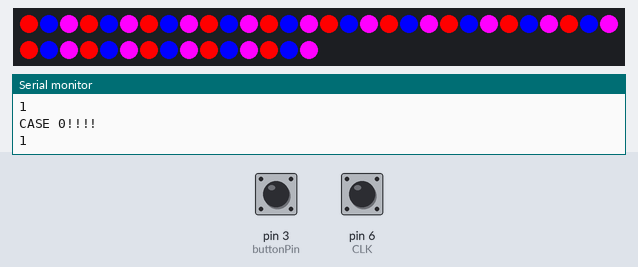
This sketch was run on a simulated Arduino Mega 2560, built with avr-gcc and run on an emulated ATmega2560. On the bench: 45 RGB LEDs in strip order, left to right, continuing on the next row, the last lines printed to the serial monitor. Inputs (shaded band) come from the test bench; at power-on: pin 3 (buttonPin) LOW, pin 6 (CLK) HIGH. Dim RGB values are drawn brighter than linear.

Above: at 0.7 s.
1.3 s: pin 3 (buttonPin) pulled HIGH for 0.15 s
At 1.95 s:
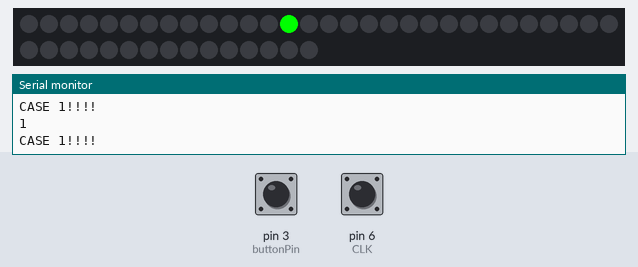
3.9 s: pin 3 (buttonPin) pulled HIGH for 1 s
At 4.15 s:
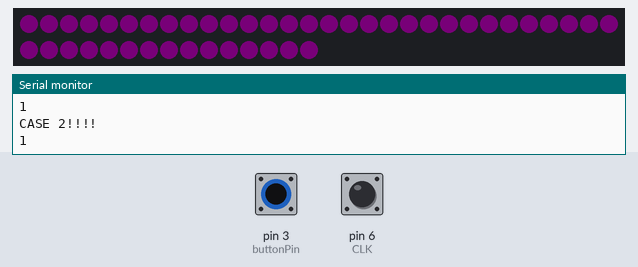

Measured:
- after the input at 1.3 s, the LEDs: first change after 0.18 s (image 1 shows a later state)
- after the input at 3.9 s, the LEDs: first change at once (image 2 shows a later state)
- what the display in image 0 shows lasts 0.6 s, from 0.6 s to 1.2 s

The sketch:

final.ino
```cpp
#include <Adafruit_NeoPixel.h>

Adafruit_NeoPixel strip(45, 10);
int state = 0;
int buttonPin = 3;
boolean currentState = false;
boolean prevState = false;

//////// ROTARY ENCODER ////////////


int SW = 4;
int DT = 5;
int CLK = 6;

int currentState2;
int lastState2;
String currentDir = "";


///////////////////////


void setup() {
  // put your setup code here, to run once:
  Serial.begin(9600);

  strip.begin();

    pinMode(CLK, INPUT);
  pinMode(DT, INPUT);
  //  pinMode(SW, INPUT_PULLUP);
  lastState2 = digitalRead(CLK);

}

void loop() {


calculateRpm();

  /// Button

  prevState = currentState;


  currentState = debounce(buttonPin, prevState);

  if (currentState == true && prevState == false) {
    state++;
  }

  // if statement to return to state 0
  if (state > 4) {
    state = 0;
  }


  switch (state) {
    case 0:
      //strip.clear();
      colorChange(strip.Color(255, 0, 255), strip.Color(255, 0, 0), strip.Color(0, 0, 255), 500);
      strip.show();
      Serial.println("CASE 0!!!!");
      break;

    case 1:
      strip.clear();
      bouncingLight(strip.Color(0, 255, 0), 20);
      strip.show();
      Serial.println("CASE 1!!!!");
      break;

    case 2:
      //strip.clear();
      bouncingBrightness(strip.Color(255, 0, 255), 2);
      strip.show();
      Serial.println("CASE 2!!!!");
      break;

    case 3:
      strip.clear();
      loopingLight(strip.Color(255, 0, 255), 50);
      strip.show();
      Serial.println("CASE 3!!!!");
      break;
    case 4:

  calculateRpm();
 Serial.println("CASE 4!!!!");
      break;


  }

}

// debounce
boolean debounce(int buttonPin, boolean prevButtonReading) {
  // get current reading of a button
  boolean currentReading = digitalRead(buttonPin);

  // compare the current reading to the previous reading
  if (currentReading == true && prevButtonReading == false) {
    delay(20);
  }

  // return the reading
  return currentReading;
}

/// PART 4
void colorChange(uint32_t c1, uint32_t c2, uint32_t c3, int waitTime) {
  static int state = 0;
  static unsigned long startTime = millis();
  unsigned long currentTime = millis();

  if (currentTime - startTime >= waitTime) {
    state++;
    //strip.clear()
    startTime = millis();
    if (state > 2) {
      state = 0;
    }
  }

  if (state == 0) {
    for (int index = 0; index < strip.numPixels(); index ++) {
      // check for color one
      if (index % 3 == 0) {
        strip.setPixelColor(index, c1);
      } else if (index % 3 == 1) {
        strip.setPixelColor(index, c2);
      } else if (index % 3 == 2) {
        strip.setPixelColor(index, c3);
      }
      strip.show();
    }
  }

  if (state == 1) {
    for (int index = 0; index < strip.numPixels(); index ++) {
      // check for color one
      if (index % 3 == 0) {
        strip.setPixelColor(index, c2);
      } else if (index % 3 == 1) {
        strip.setPixelColor(index, c3);
      } else if (index % 3 == 2) {
        strip.setPixelColor(index, c1);
      }
      strip.show();
    }
  }

  if (state == 2) {
    for (int index = 0; index < strip.numPixels(); index ++) {
      // check for color one
      if (index % 3 == 0) {
        strip.setPixelColor(index, c3);
      } else if (index % 3 == 1) {
        strip.setPixelColor(index, c1);
      } else if (index % 3 == 2) {
        strip.setPixelColor(index, c2);
      }
      strip.show();
    }
  }


}

//// PART 2

void bouncingLight(uint32_t aColor, int aWaitTime) {
  static boolean isIncreasing = true;
  static int index = 0;
  static unsigned long startTime = millis();
  unsigned long currentTime = millis();

  if (isIncreasing == true) {
    if (currentTime - startTime >= aWaitTime) {
      index++;
      //strip.clear();
      startTime = millis();

      // if you reach the end of the strip, then reset the index
      if (index >= strip.numPixels() - 1) {
        isIncreasing = false;
      }
    }

    // turn on current neopixel
    strip.setPixelColor(index, aColor);
    strip.show();
  }

  if (isIncreasing == false) {
    if (currentTime - startTime >= aWaitTime) {
      index--;
      //strip.clear();
      startTime = millis();
      if (index <= 0) {
        isIncreasing = true;
      }
    }

    // turn on current neopixel
    strip.setPixelColor(index, aColor);
    strip.show();
  }
}

//// PART 3

void bouncingBrightness(uint32_t aColor, int aWaitTime) {
  static boolean isIncreasing = true;
  static int brightness = 0;
  static int index = 0;
  static unsigned long startTime = millis();
  unsigned long currentTime = millis();

  if (isIncreasing == true) {
    if (currentTime - startTime >= aWaitTime) {
      brightness++;
      //strip.clear();
      startTime = millis();

      // if you reach the end of the strip, then reset the index
      if (brightness >= 100) {
        isIncreasing = false;
      }
    }
  }


  if (isIncreasing == false) {
    if (currentTime - startTime >= aWaitTime) {
      brightness --;
      //strip.clear();
      startTime = millis();
      if (brightness <= 0) {
        isIncreasing = true;
      }
    }
  }


  // turn on current neopixel
  for (int index = 0; index < strip.numPixels(); index ++) {
    strip.setPixelColor(index, aColor);
    strip.setBrightness(brightness);
    strip.show();
  }
}

void loopingLight(uint32_t aColor, int aWaitTime) {
  static int index = 0;
  static unsigned long startTime = millis();
  unsigned long currentTime = millis();

  if (currentTime - startTime >= aWaitTime) {
    index++;
    //strip.clear();
    startTime = millis();
  }

  Serial.println(index);

  // turn on current neopixel
  strip.setPixelColor(index, aColor);
  strip.show();


  // if you reach the end of the strip, then reset the index
  if (index >= strip.numPixels()) {
    index = 0;
  }


}


/////// ROTARY ENCODER FUNCS //////

void calculateRpm() {

  boolean isSpinning = false;

  currentState2 = digitalRead(CLK);
  Serial.println(currentState2);

  // If last and current state of CLK are different, then pulse occurred
  // React to only 1 state change to avoid double count
  if (currentState2 != lastState2  && currentState2 == 1) {
isSpinning = true;
  }
  /*if (isSpinning = true){
  rainbowTimer();
}*/
if (!currentState2) {
  rainbowTimer();
}

  lastState2 = currentState2;

}


// Input a value 0 to 255 to get a color value.
// The colours are a transition r - g - b - back to r.
uint32_t Wheel(byte WheelPos) {
  if (WheelPos < 85) {
    return strip.Color(WheelPos * 3, 255 - WheelPos * 3, 0);
  }
  else if (WheelPos < 170) {
    WheelPos -= 85;
    return strip.Color(255 - WheelPos * 3, 0, WheelPos * 3);
  }
  else {
    WheelPos -= 170;
    return strip.Color(0, WheelPos * 3, 255 - WheelPos * 3);
  }
}


void rainbowTimer() { // modified from Adafruit example to make it a state machine
  static unsigned long startTime = millis();
  int interval = 20;
  static uint16_t j = 0;


  if (millis() - startTime >= interval){
    for (int i = 0; i < strip.numPixels(); i++) {
      strip.setPixelColor(i, Wheel((i + j) & 255));
    }
    strip.show();
    j++;
    if (j >= 256) j = 0;
    startTime = millis(); // time for next change to the display
  }
}
```
